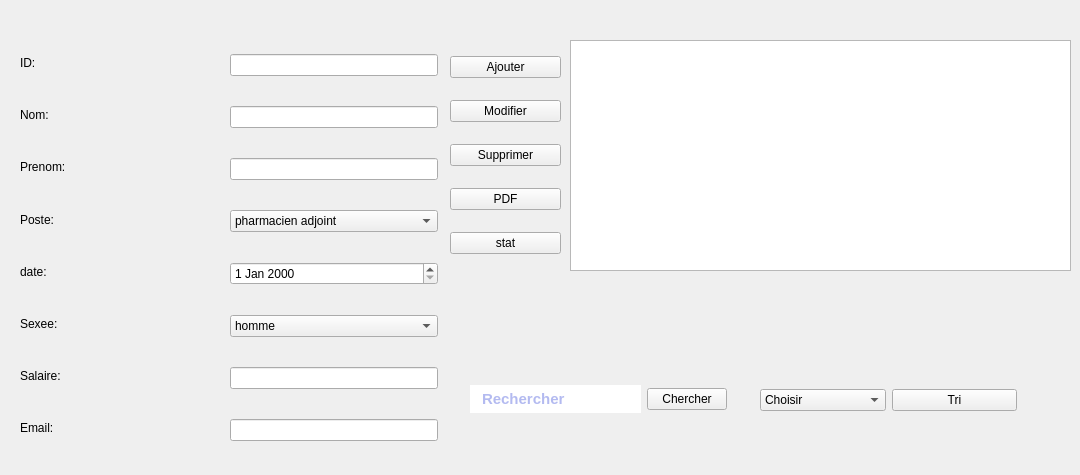
      <widget class="QWidget" name="page_4">
       <widget class="QTableView" name="tab_department_2">
        <property name="geometry">
         <rect>
          <x>570</x>
          <y>40</y>
          <width>501</width>
          <height>231</height>
         </rect>
        </property>
       </widget>
       <widget class="QWidget" name="verticalLayoutWidget_6">
        <property name="geometry">
         <rect>
          <x>20</x>
          <y>40</y>
          <width>206</width>
          <height>411</height>
         </rect>
        </property>
        <layout class="QVBoxLayout" name="verticalLayout_6">
         <item>
          <widget class="QLabel" name="id_2">
           <property name="text">
            <string>ID:</string>
           </property>
          </widget>
         </item>
         <item>
          <widget class="QLabel" name="linepp">
           <property name="text">
            <string>Nom:</string>
           </property>
          </widget>
         </item>
         <item>
          <widget class="QLabel" name="quantite_2">
           <property name="text">
            <string>Prenom:</string>
           </property>
          </widget>
         </item>
         <item>
          <widget class="QLabel" name="quantite_3">
           <property name="text">
            <string>Poste:</string>
           </property>
          </widget>
         </item>
         <item>
          <widget class="QLabel" name="quantite_4">
           <property name="text">
            <string>date:</string>
           </property>
          </widget>
         </item>
         <item>
          <widget class="QLabel" name="quantite_5">
           <property name="text">
            <string>Sexee:</string>
           </property>
          </widget>
         </item>
         <item>
          <widget class="QLabel" name="quantite_6">
           <property name="text">
            <string>Salaire:</string>
           </property>
          </widget>
         </item>
         <item>
          <widget class="QLabel" name="quantite_8">
           <property name="text">
            <string>Email:</string>
           </property>
          </widget>
         </item>
        </layout>
       </widget>
       <widget class="QWidget" name="verticalLayoutWidget_7">
        <property name="geometry">
         <rect>
          <x>230</x>
          <y>30</y>
          <width>208</width>
          <height>436</height>
         </rect>
        </property>
        <layout class="QVBoxLayout" name="verticalLayout_7">
         <item>
          <widget class="QLineEdit" name="LineEdit_ID"/>
         </item>
         <item>
          <widget class="QLineEdit" name="lineEdit_nom"/>
         </item>
         <item>
          <widget class="QLineEdit" name="LineEdit_prenom"/>
         </item>
         <item>
          <widget class="QComboBox" name="comboBox_rech_4">
           <item>
            <property name="text">
             <string>pharmacien adjoint</string>
            </property>
           </item>
           <item>
            <property name="text">
             <string>pharmacien titulaire</string>
            </property>
           </item>
           <item>
            <property name="text">
             <string>préparateur en pharmacie </string>
            </property>
           </item>
           <item>
            <property name="text">
             <string>stagiaire en pharmacie</string>
            </property>
           </item>
          </widget>
         </item>
         <item>
          <widget class="QDateEdit" name="dateEdit"/>
         </item>
         <item>
          <widget class="QComboBox" name="comboBox_rech_5">
           <item>
            <property name="text">
             <string>homme</string>
            </property>
           </item>
           <item>
            <property name="text">
             <string>femme</string>
            </property>
           </item>
          </widget>
         </item>
         <item>
          <widget class="QLineEdit" name="lineEdit_salaire"/>
         </item>
         <item>
          <widget class="QLineEdit" name="lineEdit_email"/>
         </item>
        </layout>
       </widget>
       <widget class="QWidget" name="verticalLayoutWidget_8">
        <property name="geometry">
         <rect>
          <x>450</x>
          <y>40</y>
          <width>111</width>
          <height>230</height>
         </rect>
        </property>
        <layout class="QVBoxLayout" name="verticalLayout_8">
         <item>
          <widget class="QPushButton" name="lol">
           <property name="text">
            <string>Ajouter</string>
           </property>
           <property name="icon">
            <iconset>
             <normaloff>../../Downloads/icons8-add-30.png</normaloff>../../Downloads/icons8-add-30.png</iconset>
           </property>
          </widget>
         </item>
         <item>
          <widget class="QPushButton" name="Department_modifer_2">
           <property name="text">
            <string>Modifier</string>
           </property>
           <property name="icon">
            <iconset>
             <normaloff>../../Downloads/icons8-edit-50 (1).png</normaloff>../../Downloads/icons8-edit-50 (1).png</iconset>
           </property>
          </widget>
         </item>
         <item>
          <widget class="QPushButton" name="Department_supp_2">
           <property name="text">
            <string>Supprimer</string>
           </property>
           <property name="icon">
            <iconset>
             <normaloff>../../Downloads/icons8-delete-50.png</normaloff>../../Downloads/icons8-delete-50.png</iconset>
           </property>
          </widget>
         </item>
         <item>
          <widget class="QPushButton" name="Department_pdf_2">
           <property name="text">
            <string>PDF</string>
           </property>
           <property name="icon">
            <iconset>
             <normaloff>../../Downloads/icons8-pdf-50.png</normaloff>../../Downloads/icons8-pdf-50.png</iconset>
           </property>
          </widget>
         </item>
         <item>
          <widget class="QPushButton" name="stat">
           <property name="text">
            <string>stat</string>
           </property>
          </widget>
         </item>
        </layout>
       </widget>
       <widget class="QWidget" name="horizontalLayoutWidget_6">
        <property name="geometry">
         <rect>
          <x>470</x>
          <y>369</y>
          <width>257</width>
          <height>61</height>
         </rect>
        </property>
        <layout class="QHBoxLayout" name="horizontalLayout_6">
         <item>
          <widget class="QLineEdit" name="search_c_3">
           <property name="styleSheet">
            <string notr="true">border-radius:15px;
padding:4px;
padding-left:10px;
padding-right:15px;
color:#6876e1;
font-size:15px;
font-weight:bold;
</string>
           </property>
           <property name="text">
            <string/>
           </property>
           <property name="placeholderText">
            <string extracomment="Recherche">Rechercher</string>
           </property>
          </widget>
         </item>
         <item>
          <widget class="QPushButton" name="chercher_2">
           <property name="text">
            <string>Chercher</string>
           </property>
          </widget>
         </item>
        </layout>
       </widget>
       <widget class="QWidget" name="horizontalLayoutWidget_7">
        <property name="geometry">
         <rect>
          <x>760</x>
          <y>370</y>
          <width>257</width>
          <height>61</height>
         </rect>
        </property>
        <layout class="QHBoxLayout" name="horizontalLayout_8">
         <item>
          <widget class="QComboBox" name="comboBox_rech_3">
           <item>
            <property name="text">
             <string>Choisir</string>
            </property>
           </item>
           <item>
            <property name="text">
             <string>ID</string>
            </property>
           </item>
           <item>
            <property name="text">
             <string>NOM</string>
            </property>
           </item>
          </widget>
         </item>
         <item>
          <widget class="QPushButton" name="tri">
           <property name="text">
            <string>Tri</string>
           </property>
          </widget>
         </item>
        </layout>
       </widget>
      </widget>
